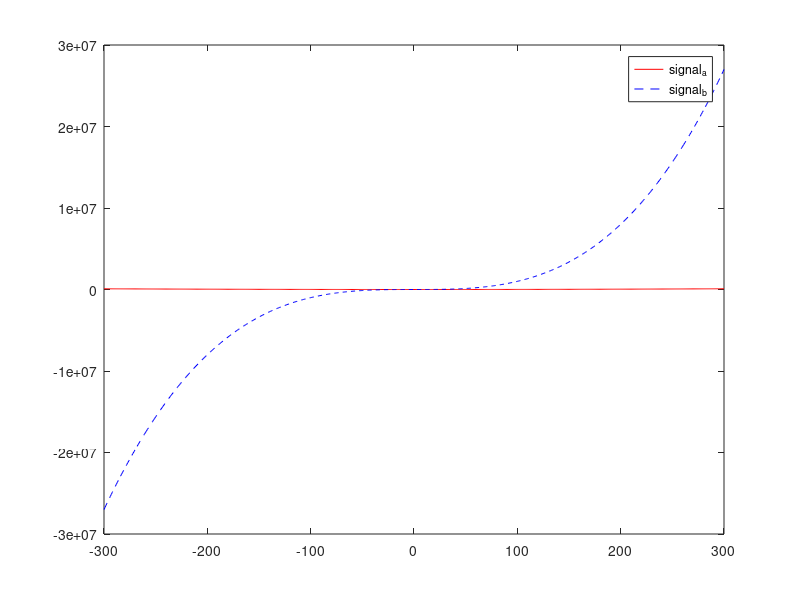
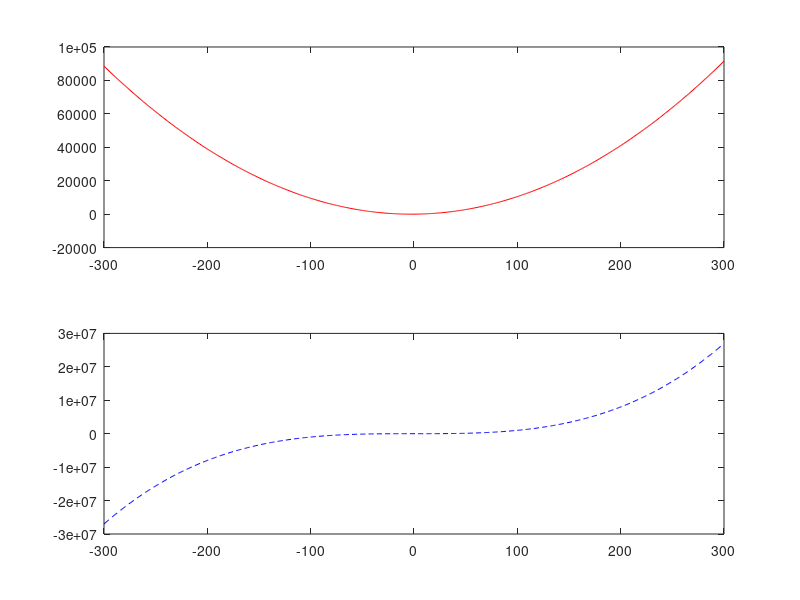

The MATLAB source for these figures, in order:
% 1.a
disp('1.a');
A = [2,1,1; 0,-3,4];
B = [3,-1,3;2,0,5];
curr_ans = A + B;
disp(curr_ans);

%1.b
disp('1.b');
A = [1,2;3,0];
B = [1,3;0,-4];
curr_ans = (3*A) - (2*B);
disp(curr_ans);

%1.c
disp('1.c');
A = [2,1,1; 0,-3,4];
B = [3,-1,3;2,0,5];
curr_ans = (5*A) - (2*B);
disp(curr_ans);

%2.
disp('2.');
A = [1,2;3,0];
B = [2,-1;3,4];
C = [2,-2;1,3;4,-1];
curr_ans = C*(A + B);
disp(curr_ans);

%3.
disp('3.');
curr_ans = (C*A) + (C*B);
disp(curr_ans);

%4.
disp('4.');
figure(1);
x = -300:300;
signal_a = [1 5 3];
signal_b = [1 0 0 4];
signal_a_y = polyval(signal_a, x);
signal_b_y = polyval(signal_b, x);
plot(x, signal_a_y, 'r');
hold on
plot(x, signal_b_y, 'b--');
legend('signal_a', 'signal_b');

%5.
disp('5.');
figure(2);
subplot(2, 1, 1);
plot(x, signal_a_y, 'r');

subplot(2, 1, 2);
plot(x, signal_b_y, 'b--');

%6.
p_a = [1 32 8 85 4 1 3 1];
p_b = [3 -1 24 9 6 2];
p_c = [1 77 11 1];
root_a = roots(p_a);
root_b = roots(p_b);
root_c = roots(p_c);
disp('6.a');
disp(root_a);
disp('6.b');
disp(root_b);
disp('6.c');
disp(root_c);

%7.
conv_a = conv(p_a, p_b);
conv_b = conv(p_a, p_c);
disp('7.a');
disp(conv_a);
disp('7.b');
disp(conv_b);